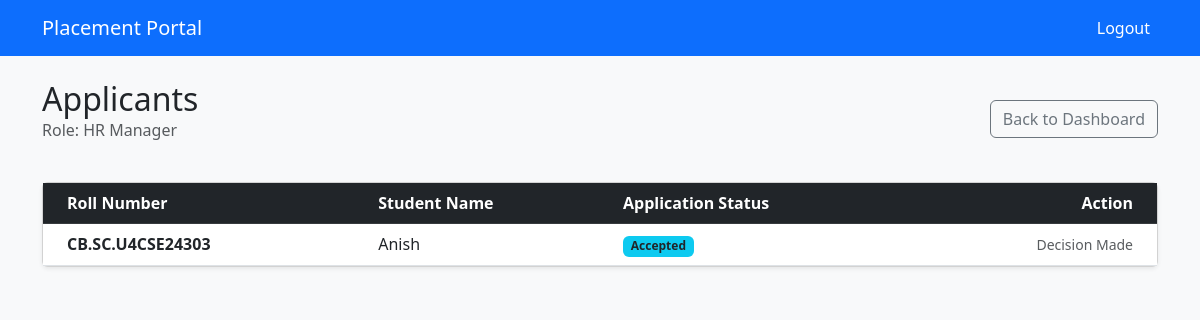
The app's page /company/drive/2/applicants (signed in) with its own data.
### application/models.py (models this page shows)
class PlacementDrive(db.Model):
    __tablename__ = 'placement_drives'
    id = db.Column(db.Integer, primary_key=True)
    company_id = db.Column(db.Integer, db.ForeignKey('company_profiles.id'), nullable=False)
    job_title = db.Column(db.String(100), nullable=False)
    job_description = db.Column(db.Text, nullable=False)
    eligibility_criteria = db.Column(db.Text, nullable=False)
    application_deadline = db.Column(db.Date, nullable=False)
    status = db.Column(db.String(20), default='Pending')
    applications = db.relationship('Application', backref='drive', lazy=True)

class Application(db.Model):
    __tablename__ = 'applications'
    id = db.Column(db.Integer, primary_key=True)
    student_id = db.Column(db.Integer, db.ForeignKey('student_profiles.id'), nullable=False)
    drive_id = db.Column(db.Integer, db.ForeignKey('placement_drives.id'), nullable=False)
    application_date = db.Column(db.DateTime, default=datetime.utcnow)
    status = db.Column(db.String(20), default='Applied')

class StudentProfile(db.Model):
    __tablename__ = 'student_profiles'
    id = db.Column(db.Integer, primary_key=True)
    user_id = db.Column(db.Integer, db.ForeignKey('users.id'), nullable=False)
    full_name = db.Column(db.String(100), nullable=False)
    roll_number = db.Column(db.String(20), unique=True, nullable=False)
    resume_path = db.Column(db.String(200))
    applications = db.relationship('Application', backref='student', lazy=True)

### app.py (the view)
@app.route('/company/drive/<int:drive_id>/applicants')
def view_applicants(drive_id):
    if 'user_id' not in session or session.get('role') != 'company':
        return redirect(url_for('login'))
    current_user = User.query.get(session['user_id'])
    drive = PlacementDrive.query.get_or_404(drive_id)
    if drive.company_id != current_user.company_profile.id:
        return redirect(url_for('company_dashboard'))
    applications = Application.query.filter_by(drive_id=drive_id).all()
    return render_template('view_applicants.html', drive=drive, applications=applications)

### templates/view_applicants.html
{% extends "layout.html" %}
{% block content %}
<div class="mt-4">
    <div class="d-flex justify-content-between align-items-center mb-4">
        <div>
            <h2 class="mb-0">Applicants</h2>
            <p class="text-muted">Role: {{ drive.job_title }}</p>
        </div>
        <a href="/company/dashboard" class="btn btn-outline-secondary">Back to Dashboard</a>
    </div>
    <div class="card shadow-sm">
        <div class="card-body p-0">
            <table class="table table-hover align-middle mb-0">
                <thead class="table-dark">
                    <tr>
                        <th class="ps-4">Roll Number</th>
                        <th>Student Name</th>
                        <th>Application Status</th>
                        <th class="pe-4 text-end">Action</th>
                    </tr>
                </thead>
                <tbody>
                    {% for app in applications %}
                    <tr>
                        <td class="ps-4"><strong>{{ app.student.roll_number }}</strong></td>
                        <td>{{ app.student.full_name }}</td>
                        <td>
                            <span class="badge bg-info text-dark">{{ app.status }}</span>
                        </td>
                        <td class="pe-4 text-end">
                            {% if app.status == 'Applied' %}
                                <form method="POST" action="/company/application/{{ app.id }}/update" class="d-inline">
                                    <input type="hidden" name="status" value="Accepted">
                                    <button type="submit" class="btn btn-sm btn-success">Accept</button>
                                </form>
                                <form method="POST" action="/company/application/{{ app.id }}/update" class="d-inline">
                                    <input type="hidden" name="status" value="Rejected">
                                    <button type="submit" class="btn btn-sm btn-danger ms-1">Reject</button>
                                </form>
                            {% else %}
                                <span class="text-muted small">Decision Made</span>
                            {% endif %}
                        </td>
                    </tr>
                    {% else %}
                    <tr>
                        <td colspan="4" class="text-center text-muted py-5">
                            No students have applied for this position yet.
                        </td>
                    </tr>
                    {% endfor %}
                </tbody>
            </table>
        </div>
    </div>
</div>
{% endblock %}

### records on screen
PlacementDrive: job_title "HR Manager"
Application: student.roll_number "CB.SC.U4CSE24303", student.full_name "Anish", status "Accepted", shows "Decision Made"
